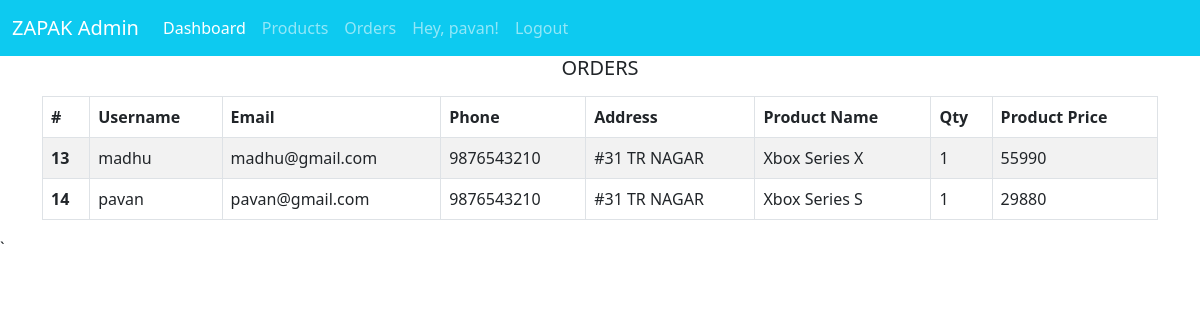
The app's page /admin/orders (signed in) with its own data.
### tables this page shows
CREATE TABLE "users" (
	"id"	INTEGER,
	"username"	TEXT,
	"password"	TEXT,
	"address"	TEXT,
	"phone"	TEXT,
	"email"	TEXT,
	PRIMARY KEY("id" AUTOINCREMENT)
);

CREATE TABLE "products" (
	"id"	INTEGER,
	"name"	TEXT NOT NULL,
	"price"	TEXT,
	"details"	TEXT,
	"image"	TEXT,
	"tags"	TEXT,
	"category"	TEXT,
	PRIMARY KEY("id" AUTOINCREMENT)
);

CREATE TABLE "orders" (
	"id"	INTEGER,
	"pid"	INTEGER,
	"qty"	INTEGER,
	"uid"	INTEGER,
	"status"	TEXT,
	"date"	INTEGER,
	PRIMARY KEY("id" AUTOINCREMENT)
);

### main.py (the view)
@app.get("/admin/orders", response_class=HTMLResponse)
def admin_orders(request: Request):
    orders = db.executeQuery("SELECT *, o.id as oid from users u, products p, orders o where o.uid = u.id and o.pid = p.id")
    return templates.TemplateResponse("/admin/orders.html", {"request": request, "orders": orders})

### templates/admin/orders.html (shortened to what this page needs)
{% extends "/admin/base.html" %}
{% block content  %}
<div class="container">
    <h5 class="text-center">ORDERS</h5>
    <table class="table table-striped table-bordered my-3">
        <thead>
            <tr>
              <th scope="col">#</th>
              <th scope="col">Username</th>
              <th scope="col">Email</th>
              <th scope="col">Phone</th>
              <th scope="col">Address</th>
              <th scope="col">Product Name</th>
              <th scope="col">Qty</th>
              <th scope="col">Product Price</th>
            </tr>
          </thead>
          <tbody>
            {% for order in orders %}
            <tr>
                <th scope="row">{{ order.oid }}</th>
                <td>{{order.username}}</td>
                <td>{{order.email}}</td>
                <td>{{order.phone}}</td>
                <td>{{order.address}}</td>
                <td>{{order.name}}</td>
                <td>{{order.qty}}</td>
                <td>{{order.qty | int * order.price | int}}</td>
            </tr>
            {% endfor %}
            </tbody>
    </table>
</div>
{% endblock %}

### templates/admin/base.html (shortened to what this page needs)
<!doctype html>
<html lang="en">
<head>
    <link href="{{ url_for('static', path='/css/bootstrap.css') }}" rel="stylesheet" />
</head>
<body>
<nav class="navbar navbar-expand-lg navbar-dark bg-info">
    <div class="container-fluid">
        <a class="navbar-brand" href="/admin/dashboard">ZAPAK Admin</a>
        <div class="collapse navbar-collapse" id="navbarNav">
            <ul class="navbar-nav">
                <li class="nav-item">
                    <a class="nav-link active" aria-current="page" href="/admin/dashboard">Dashboard</a>
                </li>
                <li class="nav-item">
                    <a class="nav-link" href="/admin/products">Products</a>
                </li>
                <li class="nav-item">
                    <a class="nav-link" href="/admin/orders">Orders</a>
                </li>
                {% if request.session.get('isLogin') %}
                <li class="nav-item">
                    <a class="nav-link" href="#">Hey, {{request.session.get('username')}}!</a>
                </li>
                <li class="nav-item">
                    <a class="nav-link" href="/logout">Logout</a>
                </li>
                {% endif %}
            </ul>
        </div>
    </div>
</nav>
<main id="content">{% block content %}{% endblock %}</main>
</body>
</html>`

### records on screen
users: session.get "pavan"
products: oid "13", username "madhu", email "madhu@gmail.com", phone "9876543210", address "#31 TR NAGAR", name "Xbox Series X", qty "1", order.qty|int*order.price|int "55990"
products: oid "14", username "pavan", email "pavan@gmail.com", phone "9876543210", address "#31 TR NAGAR", name "Xbox Series S", qty "1", order.qty|int*order.price|int "29880"
